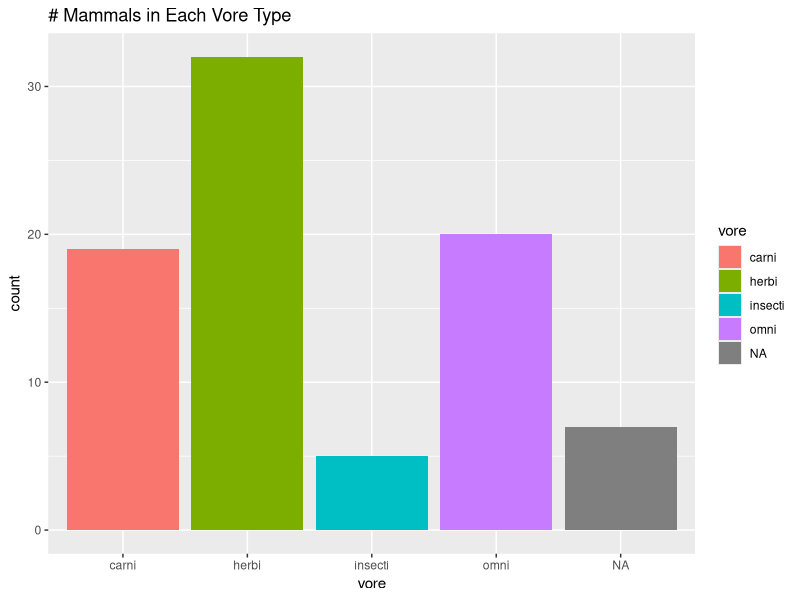
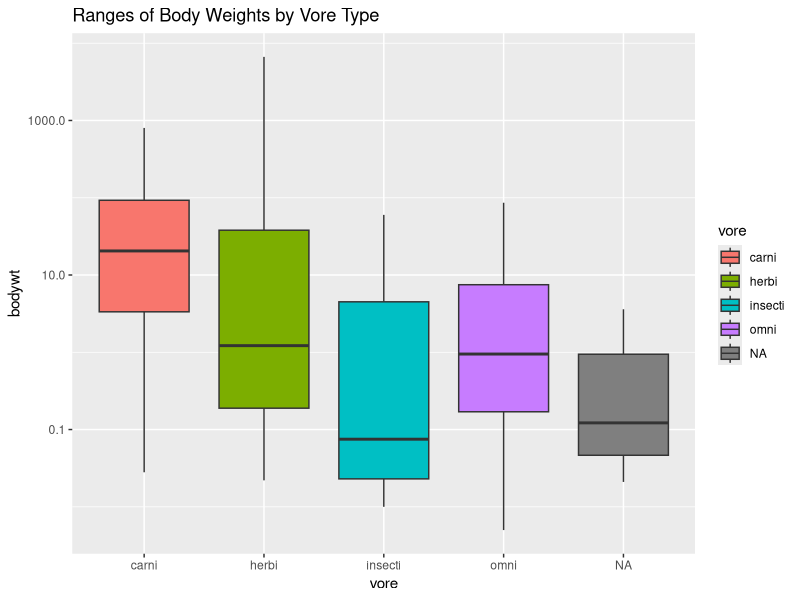
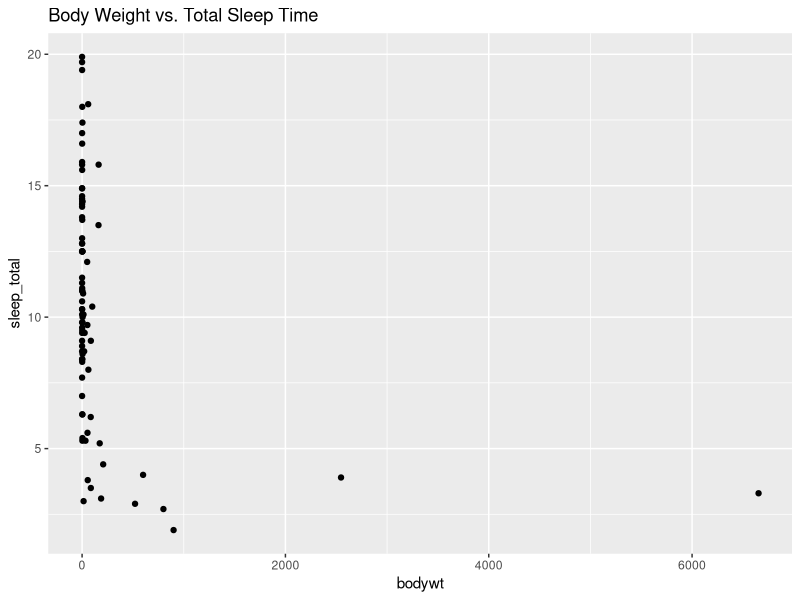
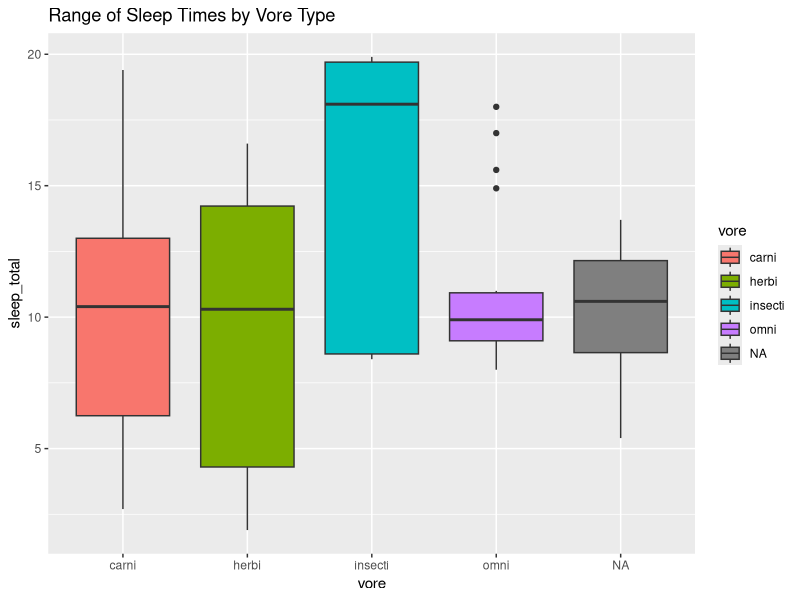
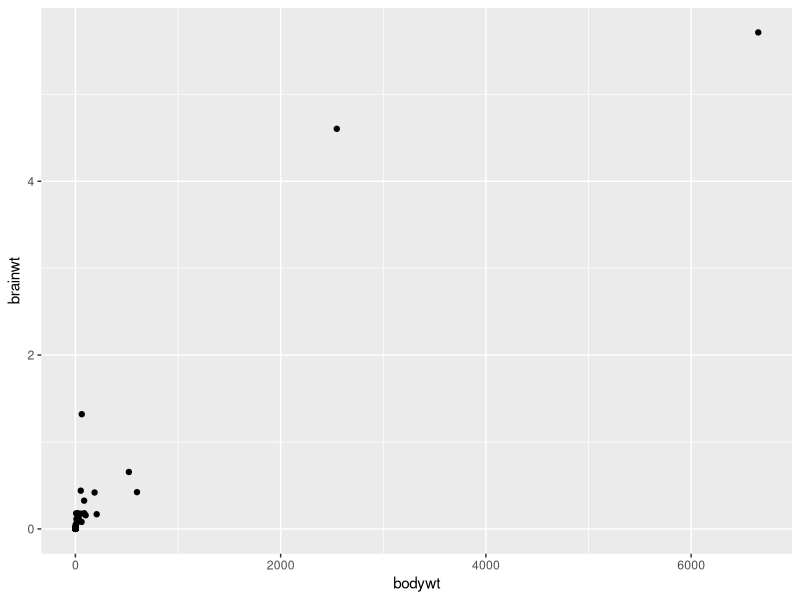

R code for these plots, in order:
## ---- chunk 1
library("tidyverse")
options(scipen = 999) #disable scientific notation
## ---- chunk 2
msleep <- msleep
## ---- chunk 3
summary(msleep)
## ---- chunk 4
names(msleep)
## ---- chunk 5
ggplot(data=msleep,
       mapping=aes(x=vore))+
  geom_bar(mapping=aes(fill=vore))+
  labs(title="# Mammals in Each Vore Type")
## ---- chunk 6
summary(msleep)
## ---- chunk 7
ggplot(data=msleep, 
       mapping=aes(x=vore, y=bodywt))+
    geom_boxplot(mapping=aes(fill=vore))+
    scale_y_log10()+
  labs(title="Ranges of Body Weights by Vore Type")
## ---- chunk 8
names(msleep)
## ---- chunk 9
ggplot(data=msleep,
       mapping=aes(x=bodywt,y=sleep_total))+
    geom_point()+
    labs(title="Body Weight vs. Total Sleep Time")
## ---- chunk 10
ggplot(data=msleep,
       mapping=aes(x=vore,y=sleep_total))+
      geom_boxplot(mapping=aes(fill=vore))+
    labs(title="Range of Sleep Times by Vore Type")
## ---- chunk 11
ggplot(data=msleep,
       mapping=aes(x=bodywt,y=brainwt))+
    geom_point()
## ---- chunk 12

